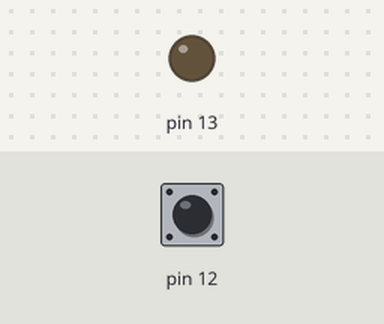
This sketch was run on a simulated Arduino Uno, built with avr-gcc and run on an emulated ATmega328P. Parts: output pins drawn as LEDs (lit = HIGH). Inputs (shaded band) come from the test bench; at power-on: pin 12 HIGH. What the sketch prints to the serial monitor is not drawn.

Above: at 2.8 s.
2.9 s: pin 12 pulled LOW for 1.2 s
At 3.8 s:
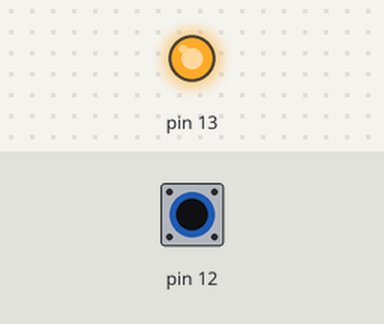
6.5 s: pin 12 pulled LOW for 3.2 s
At 10.3 s:
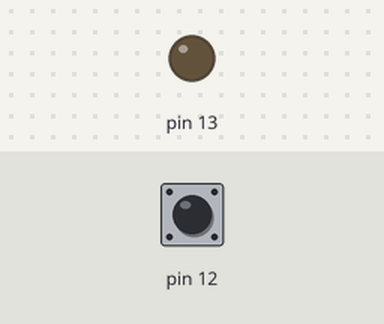
Timing chart, 0 to 11.8 s (numbered marks = the images above; inputs shaded):
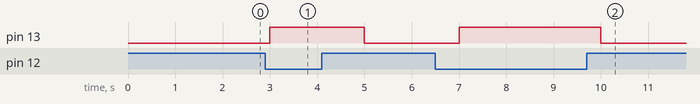

The sketch:

arduino_hold.ino
```cpp
void setup() {
  // initialize serial:
  Serial.begin(9600);
  pinMode(12, INPUT);
  digitalWrite(12, HIGH); //internal pullups
  pinMode(13, OUTPUT);
}

void loop() {
  if (digitalRead(12) == LOW)
  {
    Serial.write(0x0E);
    digitalWrite(13, HIGH);
  }
  else
  {
    digitalWrite(13, LOW);
  }
  delay(1000);
}
```

Measured:
- after the input at 2.9 s, pin 13: LOW → HIGH after 0.10 s, → LOW 2.0 s later
- after the input at 6.5 s, pin 13: LOW → HIGH after 0.50 s, → LOW 3.0 s later
